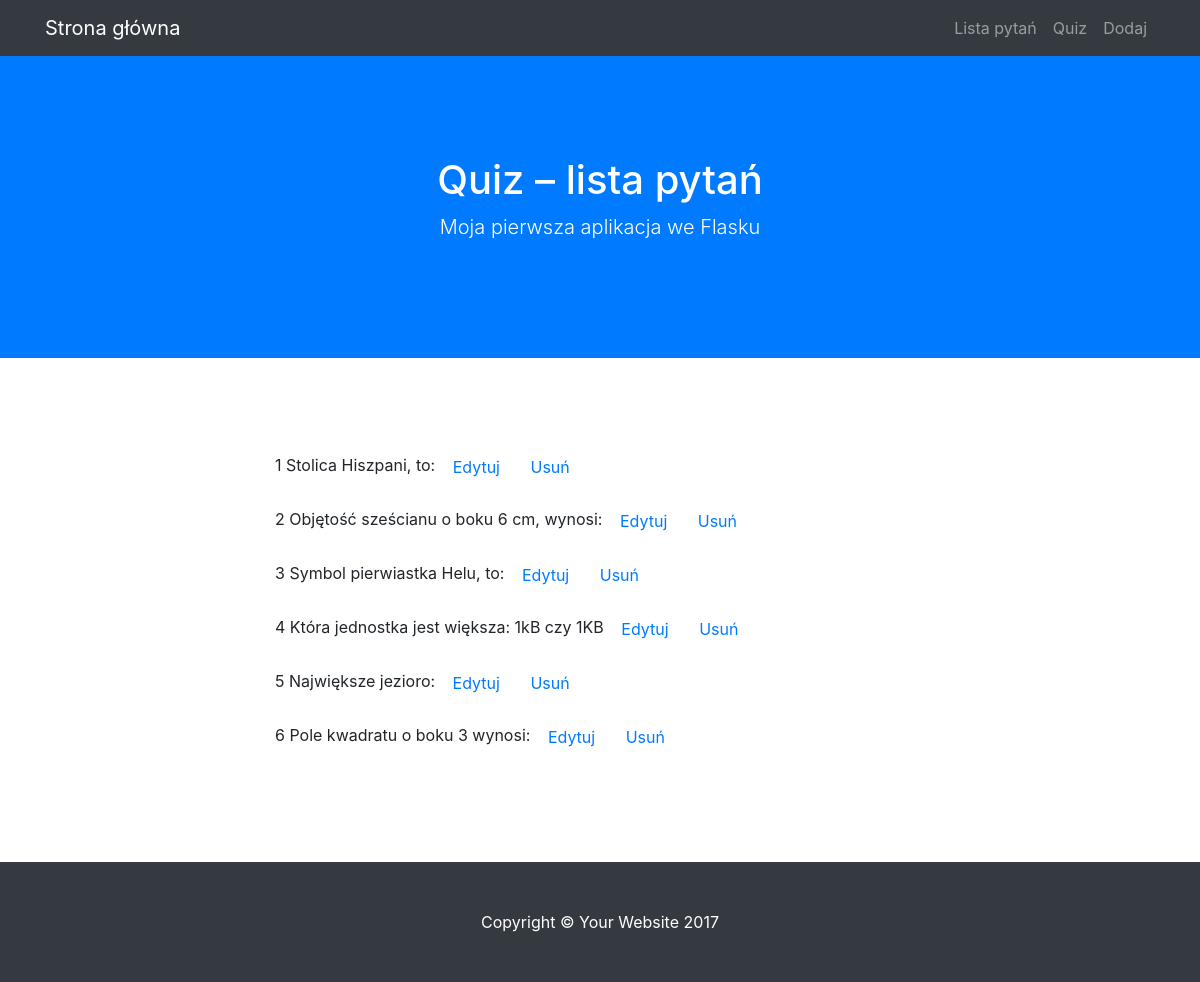
The app's page /lista, older data.
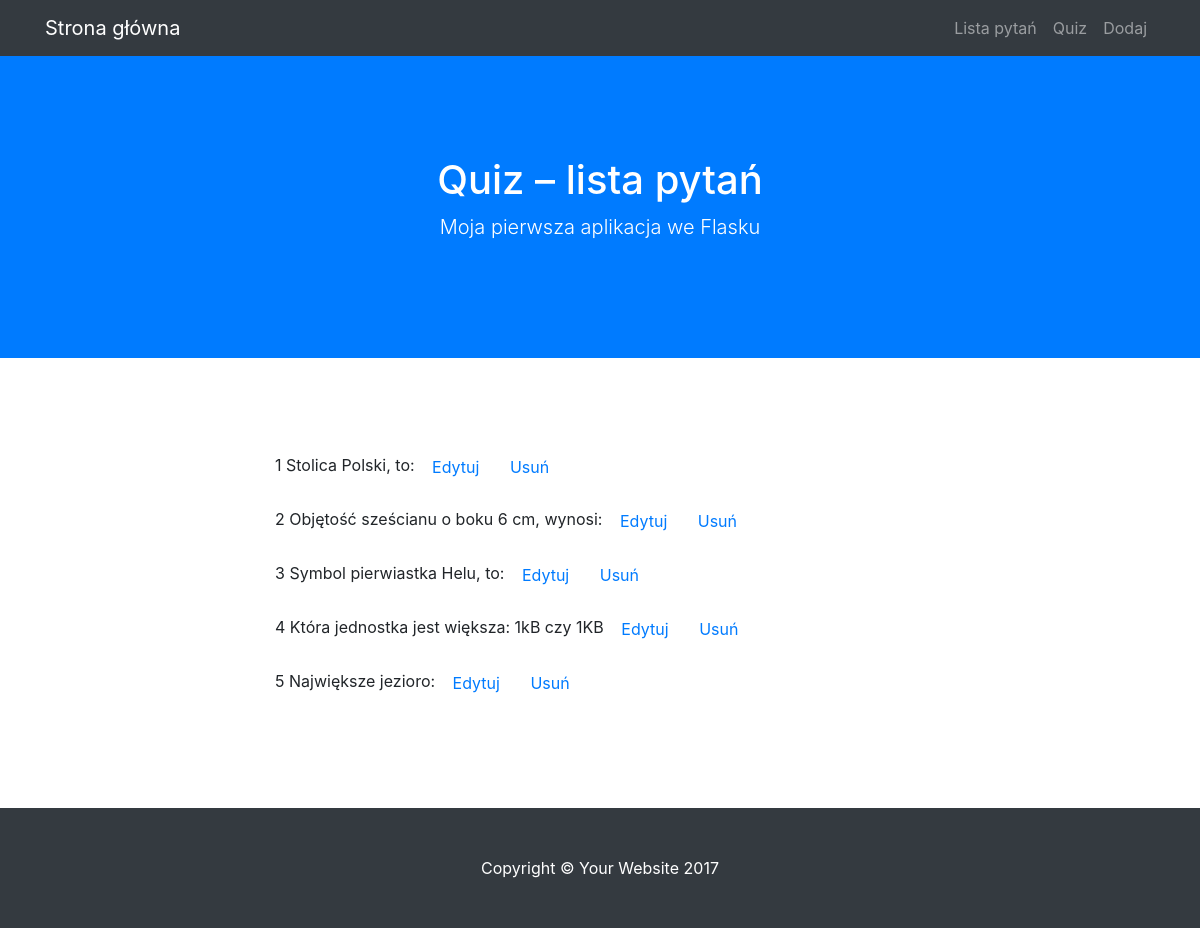
The same page, newer data.
### modele.py (models this page shows)
class BazaModel(Model):
    class Meta:
        database = baza

class Pytanie(BazaModel):
    pytanie = CharField(null=False)
    kategoria = ForeignKeyField(Kategoria, related_name='pytania')

### views.py (the view)
@app.route("/lista")
def lista():
    pytania = Pytanie.select()
    return render_template('lista.html', query = pytania)

### quiz.py (called while the page is built)
@app.before_request
def before_request():
    g.db = baza
    g.db.connect()

@app.after_request
def after_request(response):
    g.db.close()
    return response

### templates/lista.html (shortened to what this page needs)
{% extends "szablon.html" %}
{% block h1 %}Quiz – lista pytań{% endblock %}
{% block tresc %}
<ol>
    {% for p in query %}
    <p>
        {{ p.id }} {{ p.pytanie }}
        <a href="{{ url_for('edytuj', pid=p.id) }}" class="btn btn-Primary">Edytuj</a>
        <a href="{{ url_for('usun', pid=p.id) }}" class="btn btn-Primary">Usuń</a>
    </p>
    {% endfor %}
</ol>
{% endblock %}

Row changes from the older to the newer data that the page shows:
removed Pytanie: id "6", pytanie "Pole kwadratu o boku 3 wynosi:"
changed Pytanie id 1: pytanie "Stolica Hiszpani, to:" → "Stolica Polski, to:"
